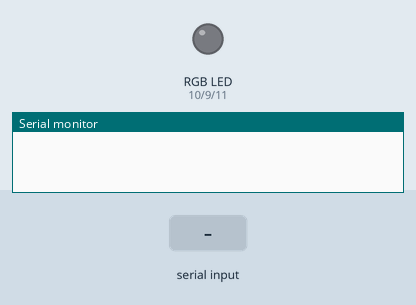
Bench run of a sketch on a simulated Arduino Uno, built with avr-gcc and run on an emulated ATmega328P. Parts: an RGB LED mixed from three pins (HIGH = lit), the last lines printed to the serial monitor. The test bench sets the inputs (shaded band). Dim RGB values are drawn brighter than linear.

Above: at 1.2 s.
1.3 s: "r90\n" received over Serial
At 1.7 s:
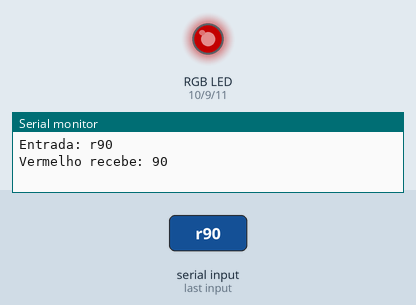
2.9 s: "g90\n" received over Serial
At 4.0 s:
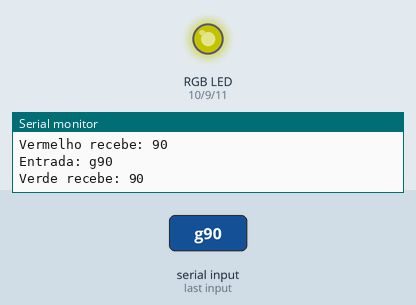
4.5 s: "r,45\n" received over Serial
At 5.4 s:
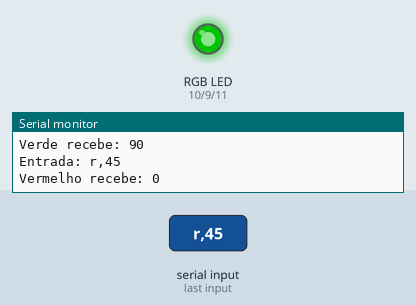
6.1 s: "b90\n" received over Serial
At 7.4 s:
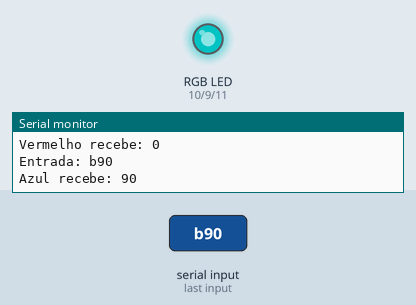
7.7 s: "R90\n" received over Serial
At 9.0 s:
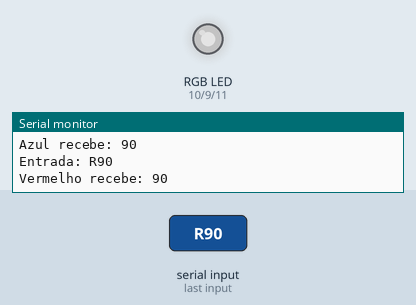
9.3 s: "g,45\n" received over Serial
At 10.1 s:
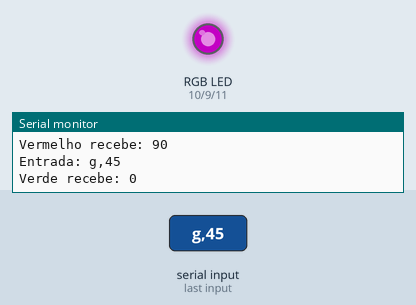
Timing chart, 0 to 11.9 s (numbered marks = the images above; inputs shaded):
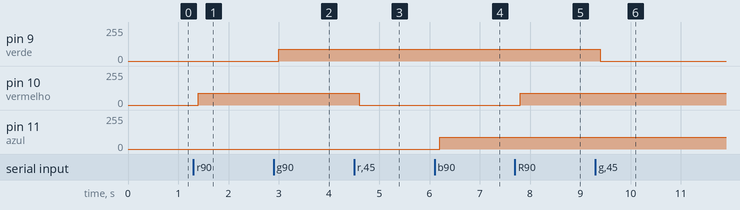

The sketch:

Comunicacao_Serial_RGB.ino
```cpp
char caracteres[18];

byte azul = 11;
byte vermelho = 10;
byte verde = 9;

int red, green, blue;

void setup() {
    Serial.begin(9600);
    Serial.flush();
    pinMode(azul, OUTPUT);
    pinMode(vermelho, OUTPUT);
    pinMode(verde, OUTPUT);
}

void loop() {
    if(Serial.available()>0){
    delay(100);

    int numeroCaracteres = Serial.available();
    if(numeroCaracteres>15){numeroCaracteres=15;}
    int indice = 0;
    while(numeroCaracteres>0){
        caracteres[indice] = Serial.read();
        numeroCaracteres -= 1;
        indice += 1;
    }
    funcaoSplit(caracteres);
    }
}

void funcaoSplit(char *data){
    Serial.print("Entrada: ");
    Serial.println(data);
    char *parametro;
    parametro = strtok(data, ", ");
    while (parametro != NULL){
        setRGB(parametro);
        parametro = strtok(NULL, ", ");
    }
    for(int x =0; x<16; x++){
        caracteres[x] = '\0';
    }
    Serial.flush();
}
void setRGB(char *Cor){
    if((Cor[0]=='r') || (Cor[0]=='R')){
        int resposta = strtol(Cor+1, NULL, 10);
        resposta = constrain(resposta, 0, 255);
        analogWrite(vermelho, resposta);
        Serial.print("Vermelho recebe: ");
        Serial.println(resposta);
    }

    if((Cor[0]=='g')||(Cor[0]=='G')){
        int resposta = strtol(Cor+1,NULL,10);
        resposta = constrain(resposta, 0, 255);
        analogWrite(verde, resposta);
        Serial.print("Verde recebe: ");
        Serial.println(resposta);
    }

    if((Cor[0]=='b')||(Cor[0]=='B')){
        int resposta = strtol(Cor+1, NULL, 10);
        resposta = constrain(resposta, 0, 255);
        analogWrite(azul, resposta);
        Serial.print("Azul recebe: ");
        Serial.println(resposta);
    }
}
```

Measured:
- after the input at 1.3 s, pin 10 (vermelho): 0/255 → 90/255 after 0.10 s
- after the input at 2.9 s, pin 9 (verde): 0/255 → 90/255 after 0.10 s
- after the input at 4.5 s, pin 10 (vermelho): 90/255 → 0/255 after 0.10 s
- after the input at 6.1 s, pin 11 (azul): 0/255 → 90/255 after 0.10 s
- after the input at 7.7 s, pin 10 (vermelho): 0/255 → 90/255 after 0.10 s
- after the input at 9.3 s, pin 9 (verde): 90/255 → 0/255 after 0.10 s
